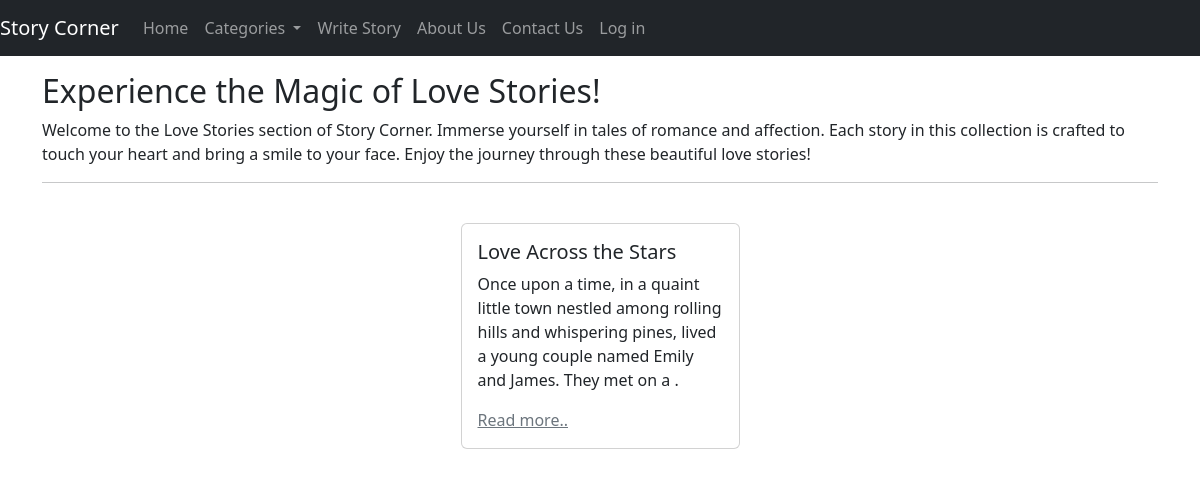
Page /love on the earlier database version.
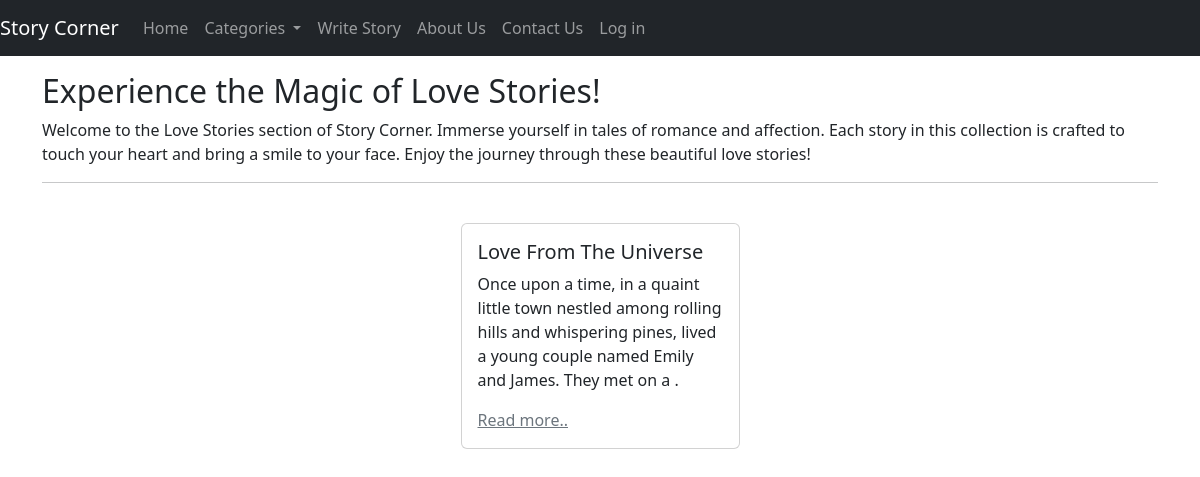
Same page on the later database version.
### models.py (models this page shows, shortened)
class Story(db.Model):
    __tablename__ = 'stories'
    id = db.Column(db.Integer, primary_key=True)
    title = db.Column(db.String(200), nullable=False)
    content = db.Column(db.Text, nullable=False)
    category = db.Column(db.String(50), nullable=False)
    user_id = db.Column(db.Integer, db.ForeignKey('users.id'), nullable=False)
    is_deleted = db.Column(db.Boolean(), nullable=False, default=False)
    updated_at = db.Column(db.DateTime(), nullable=False, default=db.func.now())
    created_at = db.Column(db.DateTime(), nullable=False, default=db.func.now())

### app.py (the view)
@app.route('/love',methods=['GET'])
def love():
    love_stories = Story.query.filter_by(category='love').all()
    return render_template('categories/love.html',stories=love_stories)

### templates/categories/love.html (shortened to what this page needs)
{% extends 'base.html' %}
{% block content %}
<div class="container mt-5 pt-4">
    <h2>Experience the Magic of Love Stories!</h2>
    <p>Welcome to the Love Stories section of Story Corner. Immerse yourself in tales of romance and affection. Each story in this collection is crafted to touch your heart and bring a smile to your face. Enjoy the journey through these beautiful love stories!</p>
    <hr>
    <br>
    <div class="d-flex  justify-content-around flex-row ">
        {% for story in stories %}
            <div class="card w-25 ">
                <div class="card-body">
                <h5 class="card-title">{{story.title}}</h5>
                <p class="card-text">{{story.content[:150]}}.</p>
                <a href="{{url_for('view_story', story_id=story.id)}}" class="text-secondary">Read more..</a>
                </div>
            </div>
            {% endfor %}
    </div>
</div>
{% endblock %}

Differences in the rows shown:
changed Story: title "Love Across the Stars" → "Love From The Universe"
